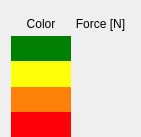
  <widget class="QWidget" name="gridLayoutWidget_2">
   <property name="geometry">
    <rect>
     <x>10</x>
     <y>170</y>
     <width>141</width>
     <height>137</height>
    </rect>
   </property>
   <layout class="QGridLayout" name="gridLayout_2">
    <property name="bottomMargin">
     <number>0</number>
    </property>
    <property name="spacing">
     <number>0</number>
    </property>
    <item row="3" column="0">
     <widget class="QLabel" name="label_8">
      <property name="styleSheet">
       <string notr="true">background-color: rgb(253, 128, 8);</string>
      </property>
      <property name="text">
       <string/>
      </property>
     </widget>
    </item>
    <item row="2" column="1">
     <widget class="QLabel" name="label_11">
      <property name="text">
       <string/>
      </property>
      <property name="alignment">
       <set>Qt::AlignCenter</set>
      </property>
     </widget>
    </item>
    <item row="4" column="1">
     <widget class="QLabel" name="label_13">
      <property name="text">
       <string/>
      </property>
      <property name="alignment">
       <set>Qt::AlignCenter</set>
      </property>
     </widget>
    </item>
    <item row="1" column="0">
     <widget class="QLabel" name="label_6">
      <property name="sizePolicy">
       <sizepolicy hsizetype="Ignored" vsizetype="Preferred">
        <horstretch>0</horstretch>
        <verstretch>0</verstretch>
       </sizepolicy>
      </property>
      <property name="layoutDirection">
       <enum>Qt::LeftToRight</enum>
      </property>
      <property name="autoFillBackground">
       <bool>false</bool>
      </property>
      <property name="styleSheet">
       <string notr="true">background-color: rgb(0, 128, 0);</string>
      </property>
      <property name="text">
       <string/>
      </property>
      <property name="scaledContents">
       <bool>true</bool>
      </property>
      <property name="alignment">
       <set>Qt::AlignCenter</set>
      </property>
     </widget>
    </item>
    <item row="1" column="1">
     <widget class="QLabel" name="label_10">
      <property name="sizePolicy">
       <sizepolicy hsizetype="Ignored" vsizetype="Preferred">
        <horstretch>0</horstretch>
        <verstretch>0</verstretch>
       </sizepolicy>
      </property>
      <property name="text">
       <string/>
      </property>
      <property name="alignment">
       <set>Qt::AlignCenter</set>
      </property>
     </widget>
    </item>
    <item row="3" column="1">
     <widget class="QLabel" name="label_12">
      <property name="text">
       <string/>
      </property>
      <property name="alignment">
       <set>Qt::AlignCenter</set>
      </property>
     </widget>
    </item>
    <item row="2" column="0">
     <widget class="QLabel" name="label_7">
      <property name="styleSheet">
       <string notr="true">background-color: rgb(255, 255, 10);</string>
      </property>
      <property name="text">
       <string/>
      </property>
     </widget>
    </item>
    <item row="4" column="0">
     <widget class="QLabel" name="label_9">
      <property name="styleSheet">
       <string notr="true">background-color: rgb(252, 1, 7);</string>
      </property>
      <property name="text">
       <string/>
      </property>
     </widget>
    </item>
    <item row="0" column="1">
     <widget class="QLabel" name="label_14">
      <property name="text">
       <string>Force [N]</string>
      </property>
      <property name="alignment">
       <set>Qt::AlignCenter</set>
      </property>
     </widget>
    </item>
    <item row="0" column="0">
     <widget class="QLabel" name="label_15">
      <property name="text">
       <string>Color</string>
      </property>
      <property name="alignment">
       <set>Qt::AlignCenter</set>
      </property>
     </widget>
    </item>
   </layout>
  </widget>
